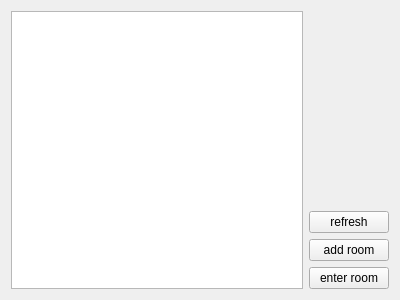
<?xml version="1.0" encoding="UTF-8"?>
<ui version="4.0">
 <class>JRoomWidget</class>
 <widget class="QWidget" name="JRoomWidget">
  <property name="geometry">
   <rect>
    <x>0</x>
    <y>0</y>
    <width>400</width>
    <height>300</height>
   </rect>
  </property>
  <property name="windowTitle">
   <string>Form</string>
  </property>
  <layout class="QGridLayout" name="gridLayout">
   <item row="0" column="0" rowspan="4">
    <widget class="QTableView" name="tableView_roomlist"/>
   </item>
   <item row="1" column="1">
    <widget class="QPushButton" name="btn_refresh">
     <property name="text">
      <string>refresh</string>
     </property>
    </widget>
   </item>
   <item row="2" column="1">
    <widget class="QPushButton" name="btn_addroom">
     <property name="text">
      <string>add room</string>
     </property>
    </widget>
   </item>
   <item row="3" column="1">
    <widget class="QPushButton" name="btn_enterroom">
     <property name="text">
      <string>enter room</string>
     </property>
    </widget>
   </item>
   <item row="0" column="1">
    <spacer name="verticalSpacer">
     <property name="orientation">
      <enum>Qt::Vertical</enum>
     </property>
     <property name="sizeHint" stdset="0">
      <size>
       <width>20</width>
       <height>40</height>
      </size>
     </property>
    </spacer>
   </item>
  </layout>
 </widget>
 <resources/>
 <connections/>
</ui>
